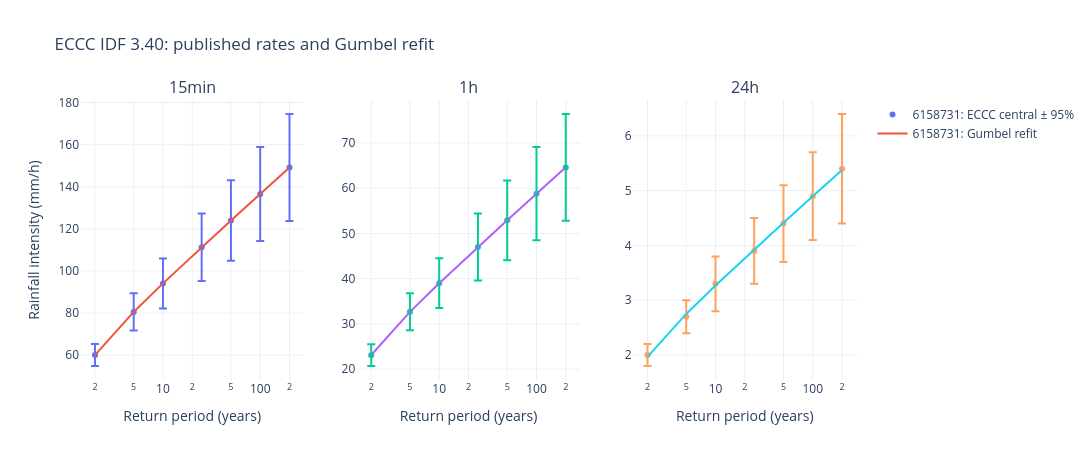

Write notebook code for a chart like this one.
### Markdown cell above
## Published rates and the Gumbel refit

Markers are ECCC's central estimates with their **published 95% confidence
half-widths**; lines are the Gumbel refit, queried at the same return periods
(`q = 1 − 1/T`). The error bars describe uncertainty in ECCC's estimates, not
errors in the refit or the chance of a particular storm.

### Code cell
fig = make_subplots(rows=1, cols=len(DURATIONS), subplot_titles=DURATIONS)
for col, duration in enumerate(DURATIONS, 1):
    for station, view in rates[rates.duration == duration].groupby("station"):
        fig.add_trace(go.Scatter(
            x=view.return_period_years, y=view.published_mm_h, mode="markers",
            error_y=dict(type="data", array=view.confidence_95_half_width_mm_h),
            name=f"{station}: ECCC central ± 95%", showlegend=col == 1), row=1, col=col)
        fig.add_trace(go.Scatter(
            x=view.return_period_years, y=view.fitted_mm_h, mode="lines",
            name=f"{station}: Gumbel refit", showlegend=col == 1), row=1, col=col)
fig.update_xaxes(title_text="Return period (years)", type="log")
fig.update_yaxes(title_text="Rainfall intensity (mm/h)", col=1)
fig.update_layout(title=f"ECCC IDF {summary['release']}: published rates and Gumbel refit",
                  height=460, width=1150)
fig.show()
display(rates[["station", "duration", "return_period_years", "published_mm_h",
               "confidence_95_half_width_mm_h", "fitted_mm_h", "fit_residual_mm_h"]].round(3))

### Figure 1 — Plotly figure (JSON) as saved in the notebook; plotly's stock layout.template omitted (floating-point values rounded to 4 significant figures)
{"data": [{"error_y": {"array": [5.2, 8.8, 11.9, 16.0, 19.1, 22.3, 25.4], "type": "data"}, "mode": "markers", "name": "6158731: ECCC central ± 95%", "showlegend": true, "type": "scatter", "x": [2.0, 5.0, 10.0, 25.0, 50.0, 100.0, 200.0], "xaxis": "x", "y": [60.1, 80.6, 94.1, 111.3, 124.0, 136.6, 149.2], "yaxis": "y"}, {"mode": "lines", "name": "6158731: Gumbel refit", "showlegend": true, "type": "scatter", "x": [2.0, 5.0, 10.0, 25.0, 50.0, 100.0, 200.0], "xaxis": "x", "y": [60.09, 80.58, 94.14, 111.3, 124.0, 136.6, 149.2], "yaxis": "y"}, {"error_y": {"array": [2.4, 4.1, 5.5, 7.4, 8.8, 10.3, 11.8], "type": "data"}, "mode": "markers", "name": "6158731: ECCC central ± 95%", "showlegend": false, "type": "scatter", "x": [2.0, 5.0, 10.0, 25.0, 50.0, 100.0, 200.0], "xaxis": "x2", "y": [23.1, 32.7, 39.0, 47.0, 52.9, 58.8, 64.6], "yaxis": "y2"}, {"mode": "lines", "name": "6158731: Gumbel refit", "showlegend": false, "type": "scatter", "x": [2.0, 5.0, 10.0, 25.0, 50.0, 100.0, 200.0], "xaxis": "x2", "y": [23.13, 32.68, 38.99, 46.98, 52.9, 58.78, 64.64], "yaxis": "y2"}, {"error_y": {"array": [0.2, 0.3, 0.5, 0.6, 0.7, 0.8, 1.0], "type": "data"}, "mode": "markers", "name": "6158731: ECCC central ± 95%", "showlegend": false, "type": "scatter", "x": [2.0, 5.0, 10.0, 25.0, 50.0, 100.0, 200.0], "xaxis": "x3", "y": [2.0, 2.7, 3.3, 3.9, 4.4, 4.9, 5.4], "yaxis": "y3"}, {"mode": "lines", "name": "6158731: Gumbel refit", "showlegend": false, "type": "scatter", "x": [2.0, 5.0, 10.0, 25.0, 50.0, 100.0, 200.0], "xaxis": "x3", "y": [1.966, 2.75, 3.27, 3.926, 4.413, 4.897, 5.378], "yaxis": "y3"}], "layout": {"annotations": [{"font": {"size": 16}, "showarrow": false, "text": "15min", "x": 0.1444, "xanchor": "center", "xref": "paper", "y": 1.0, "yanchor": "bottom", "yref": "paper"}, {"font": {"size": 16}, "showarrow": false, "text": "1h", "x": 0.5, "xanchor": "center", "xref": "paper", "y": 1.0, "yanchor": "bottom", "yref": "paper"}, {"font": {"size": 16}, "showarrow": false, "text": "24h", "x": 0.8556, "xanchor": "center", "xref": "paper", "y": 1.0, "yanchor": "bottom", "yref": "paper"}], "height": 460, "title": {"text": "ECCC IDF 3.40: published rates and Gumbel refit"}, "width": 1150, "xaxis": {"anchor": "y", "domain": [0.0, 0.2889], "title": {"text": "Return period (years)"}, "type": "log"}, "xaxis2": {"anchor": "y2", "domain": [0.3556, 0.6444], "title": {"text": "Return period (years)"}, "type": "log"}, "xaxis3": {"anchor": "y3", "domain": [0.7111, 1.0], "title": {"text": "Return period (years)"}, "type": "log"}, "yaxis": {"anchor": "x", "domain": [0.0, 1.0], "title": {"text": "Rainfall intensity (mm/h)"}}, "yaxis2": {"anchor": "x2", "domain": [0.0, 1.0]}, "yaxis3": {"anchor": "x3", "domain": [0.0, 1.0]}}}
